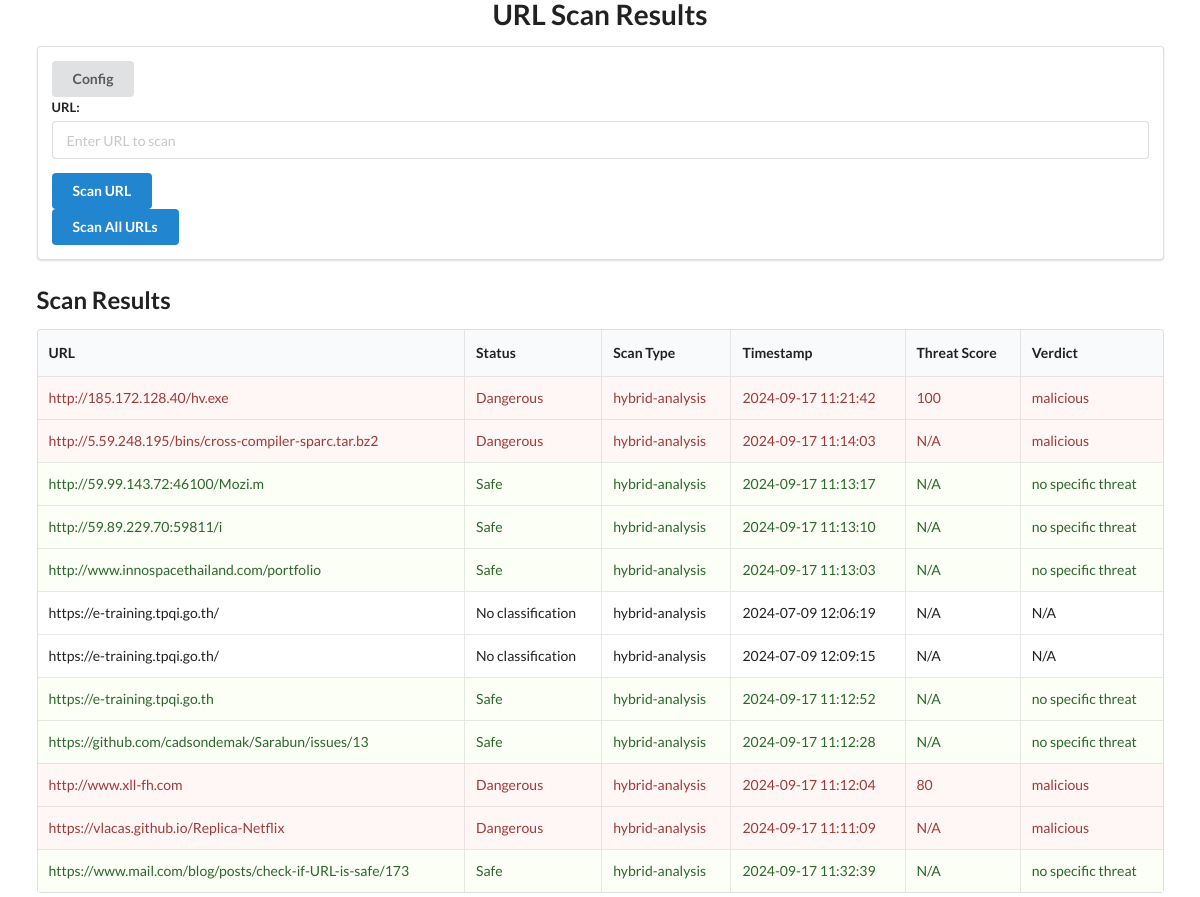
The page / on the database its author committed.
### models.py (models this page shows)
class ScanRecord(Base):
    __tablename__ = 'scan_records'
    id = Column(Integer, primary_key=True)
    timestamp = Column(DateTime, default=lambda: datetime.now(timezone.utc))
    url = Column(String, nullable=False)
    status = Column(Enum('0', 'Dangerous', 'Safe', 'In queue for scanning', '-1', '1', 'No conclusive information', 'No classification'), default='0')
    scan_type = Column(String, nullable=False)
    result = Column(String, nullable=True)
    submission_type = Column(String, nullable=True)
    scan_id = Column(String, nullable=True)
    sha256 = Column(String, nullable=True)
    threat_score = Column(Integer, nullable=True)  # New field for threat score
    verdict = Column(String, nullable=True)  # New field for verdict

### main.py (the view)
@app.route("/")
def index():
    scans = scan_records_session.query(ScanRecord).all()
    return render_template("index.html", scans=scans)

### templates/index.html (shortened to what this page needs)
<!DOCTYPE html>
<html>
<head>
    <link rel="stylesheet" href="https://cdnjs.cloudflare.com/ajax/libs/semantic-ui/2.4.1/semantic.min.css">
</head>
<body>
    <div class="ui container mt-5">
        <h1 class="ui center aligned header">URL Scan Results</h1>
        <div class="ui segment">
            <a href="{{ url_for('config') }}" class="ui button">Config</a>
            <form action="{{ url_for('scan_single_url') }}" method="post" class="ui form mt-3" id="singleScanForm">
                <div class="field">
                    <label for="url">URL:</label>
                    <input type="url" id="url" name="url" placeholder="Enter URL to scan" required>
                </div>
                <button type="submit" class="ui primary button">Scan URL</button>
            </form>
            <form action="{{ url_for('scan_urls') }}" method="post" class="ui form mt-3" id="allScanForm">
                <button type="submit" id="scanButton" class="ui primary button">Scan All URLs</button>
            </form>
        </div>
        <h2 class="ui header">Scan Results</h2>
        <table class="ui celled table" id="scanResults">
            <thead>
                <tr>
                    <th>URL</th>
                    <th>Status</th>
                    <th>Scan Type</th>
                    <th>Timestamp</th>
                    <th>Threat Score</th>
                    <th>Verdict</th>
                </tr>
            </thead>
            <tbody>
                {% for scan in scans %}
                <tr id="scan-{{ scan.id }}" class="{% if scan.status == 'Safe' %}positive{% elif scan.status == 'Dangerous' %}negative{% elif scan.status == 'In queue for scanning' %}warning{% else %} {% endif %}">
                    <td>{{ scan.url }}</td>
                    <td>{{ scan.status }}</td>
                    <td>{{ scan.scan_type }}</td>
                    <td>{{ scan.timestamp.strftime('%Y-%m-%d %H:%M:%S') }}</td>
                    <td>{{ scan.threat_score if scan.threat_score is not none else 'N/A' }}</td>
                    <td>{{ scan.verdict if scan.verdict is not none else 'N/A' }}</td>
                </tr>
                {% endfor %}
            </tbody>
        </table>
    </div>
</body>
</html>

### rows shown on the page
ScanRecord: url "http://185.172.128.40/hv.exe", status "Dangerous", scan_type "hybrid-analysis", timestamp "2024-09-17 11:21:42", threat_score "100", verdict "malicious"
ScanRecord: url "http://5.59.248.195/bins/cross-compiler-sparc.tar.bz2", status "Dangerous", scan_type "hybrid-analysis", timestamp "2024-09-17 11:14:03", threat_score "N/A", verdict "malicious"
ScanRecord: url "http://59.99.143.72:46100/Mozi.m", status "Safe", scan_type "hybrid-analysis", timestamp "2024-09-17 11:13:17", threat_score "N/A", verdict "no specific threat"
ScanRecord: url "http://59.89.229.70:59811/i", status "Safe", scan_type "hybrid-analysis", timestamp "2024-09-17 11:13:10", threat_score "N/A", verdict "no specific threat"
ScanRecord: url "http://www.innospacethailand.com/portfolio", status "Safe", scan_type "hybrid-analysis", timestamp "2024-09-17 11:13:03", threat_score "N/A", verdict "no specific threat"
ScanRecord: url "https://e-training.tpqi.go.th/", status "No classification", scan_type "hybrid-analysis", timestamp "2024-07-09 12:06:19", threat_score "N/A", verdict "N/A"
ScanRecord: url "https://e-training.tpqi.go.th/", status "No classification", scan_type "hybrid-analysis", timestamp "2024-07-09 12:09:15", threat_score "N/A", verdict "N/A"
ScanRecord: url "https://e-training.tpqi.go.th", status "Safe", scan_type "hybrid-analysis", timestamp "2024-09-17 11:12:52", threat_score "N/A", verdict "no specific threat"
ScanRecord: url "https://github.com/cadsondemak/Sarabun/issues/13", status "Safe", scan_type "hybrid-analysis", timestamp "2024-09-17 11:12:28", threat_score "N/A", verdict "no specific threat"
ScanRecord: url "http://www.xll-fh.com", status "Dangerous", scan_type "hybrid-analysis", timestamp "2024-09-17 11:12:04", threat_score "80", verdict "malicious"
ScanRecord: url "https://vlacas.github.io/Replica-Netflix", status "Dangerous", scan_type "hybrid-analysis", timestamp "2024-09-17 11:11:09", threat_score "N/A", verdict "malicious"
ScanRecord: url "https://www.mail.com/blog/posts/check-if-URL-is-safe/173", status "Safe", scan_type "hybrid-analysis", timestamp "2024-09-17 11:32:39", threat_score "N/A", verdict "no specific threat"
